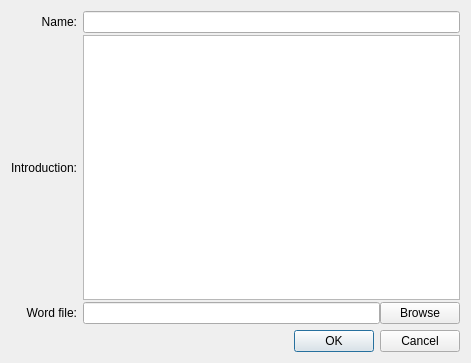
<?xml version="1.0" encoding="UTF-8"?>
<ui version="4.0">
 <class>NewBook</class>
 <widget class="QDialog" name="NewBook">
  <property name="geometry">
   <rect>
    <x>0</x>
    <y>0</y>
    <width>471</width>
    <height>363</height>
   </rect>
  </property>
  <property name="windowTitle">
   <string>New Book</string>
  </property>
  <property name="modal">
   <bool>true</bool>
  </property>
  <layout class="QVBoxLayout">
   <item>
    <layout class="QGridLayout" name="gridLayout">
     <property name="verticalSpacing">
      <number>2</number>
     </property>
     <item row="2" column="0">
      <widget class="QLabel" name="label_3">
       <property name="text">
        <string>Word file:</string>
       </property>
       <property name="alignment">
        <set>Qt::AlignRight|Qt::AlignTrailing|Qt::AlignVCenter</set>
       </property>
      </widget>
     </item>
     <item row="0" column="0">
      <widget class="QLabel" name="label">
       <property name="sizePolicy">
        <sizepolicy hsizetype="Preferred" vsizetype="Preferred">
         <horstretch>0</horstretch>
         <verstretch>0</verstretch>
        </sizepolicy>
       </property>
       <property name="font">
        <font>
         <weight>50</weight>
         <bold>false</bold>
        </font>
       </property>
       <property name="text">
        <string>Name:</string>
       </property>
       <property name="alignment">
        <set>Qt::AlignRight|Qt::AlignTrailing|Qt::AlignVCenter</set>
       </property>
      </widget>
     </item>
     <item row="0" column="1">
      <widget class="QLineEdit" name="leName"/>
     </item>
     <item row="1" column="0">
      <widget class="QLabel" name="label_2">
       <property name="text">
        <string>Introduction:</string>
       </property>
       <property name="alignment">
        <set>Qt::AlignRight|Qt::AlignTrailing|Qt::AlignVCenter</set>
       </property>
      </widget>
     </item>
     <item row="1" column="1">
      <widget class="QTextEdit" name="teIntroduction"/>
     </item>
     <item row="2" column="1">
      <layout class="QHBoxLayout" name="horizontalLayout_2">
       <item>
        <widget class="QLineEdit" name="lineSelectedFile">
         <property name="text">
          <string/>
         </property>
         <property name="readOnly">
          <bool>true</bool>
         </property>
        </widget>
       </item>
       <item>
        <widget class="QPushButton" name="pushSelectFile">
         <property name="text">
          <string>Browse</string>
         </property>
        </widget>
       </item>
      </layout>
     </item>
    </layout>
   </item>
   <item>
    <widget class="QDialogButtonBox" name="buttonBox">
     <property name="orientation">
      <enum>Qt::Horizontal</enum>
     </property>
     <property name="standardButtons">
      <set>QDialogButtonBox::Cancel|QDialogButtonBox::Ok</set>
     </property>
    </widget>
   </item>
  </layout>
 </widget>
 <resources/>
 <connections>
  <connection>
   <sender>buttonBox</sender>
   <signal>accepted()</signal>
   <receiver>NewBook</receiver>
   <slot>accept()</slot>
   <hints>
    <hint type="sourcelabel">
     <x>248</x>
     <y>254</y>
    </hint>
    <hint type="destinationlabel">
     <x>157</x>
     <y>274</y>
    </hint>
   </hints>
  </connection>
  <connection>
   <sender>buttonBox</sender>
   <signal>rejected()</signal>
   <receiver>NewBook</receiver>
   <slot>reject()</slot>
   <hints>
    <hint type="sourcelabel">
     <x>316</x>
     <y>260</y>
    </hint>
    <hint type="destinationlabel">
     <x>286</x>
     <y>274</y>
    </hint>
   </hints>
  </connection>
 </connections>
</ui>
